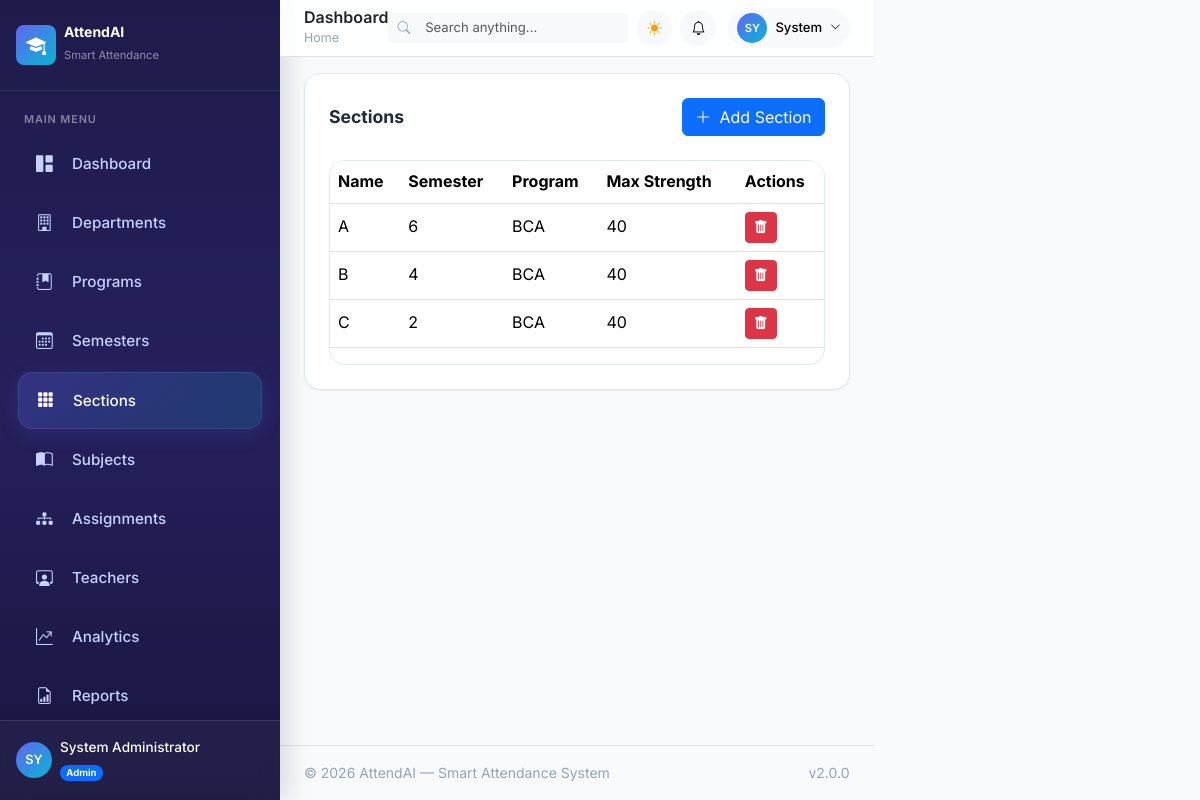
Screenshot of /admin/sections (signed in) with the database file from the repository.
### app/models/user.py (models this page shows, shortened)
class User(UserMixin, db.Model):
    __tablename__ = 'users'
    id = db.Column(db.Integer, primary_key=True)
    email = db.Column(db.String(120), unique=True, nullable=False, index=True)
    password_hash = db.Column(db.String(256), nullable=False)
    full_name = db.Column(db.String(100), nullable=False)
    phone = db.Column(db.String(20), nullable=True)
    avatar = db.Column(db.String(255), nullable=True)
    role = db.Column(db.String(20), nullable=False, default='teacher') # 'admin', 'teacher', 'student'
    is_active = db.Column(db.Boolean, default=True, nullable=False)
    created_at = db.Column(db.DateTime, default=datetime.utcnow, nullable=False)
    last_login = db.Column(db.DateTime, nullable=True)
    theme_preference = db.Column(db.String(10), default='light', nullable=False)

### app/models/academic.py (models this page shows, shortened)
class Section(db.Model):
    __tablename__ = 'sections'
    id = db.Column(db.Integer, primary_key=True)
    semester_id = db.Column(db.Integer, db.ForeignKey('semesters.id'), nullable=False)
    name = db.Column(db.String(10), nullable=False)  # e.g., "A", "B"
    max_strength = db.Column(db.Integer, default=60, nullable=False)
    is_active = db.Column(db.Boolean, default=True, nullable=False)
    students = db.relationship('Student', backref='section', lazy='dynamic')
    section_subjects = db.relationship('SectionSubject', backref='section', lazy='dynamic', cascade='all, delete-orphan')

class Semester(db.Model):
    __tablename__ = 'semesters'
    id = db.Column(db.Integer, primary_key=True)
    program_id = db.Column(db.Integer, db.ForeignKey('programs.id'), nullable=False)
    number = db.Column(db.Integer, nullable=False)
    label = db.Column(db.String(50), nullable=False)  # e.g., "Semester 1", "Semester 2"
    is_active = db.Column(db.Boolean, default=True, nullable=False)
    sections = db.relationship('Section', backref='semester', lazy='dynamic', cascade='all, delete-orphan')

class Program(db.Model):
    __tablename__ = 'programs'
    id = db.Column(db.Integer, primary_key=True)
    department_id = db.Column(db.Integer, db.ForeignKey('departments.id'), nullable=False)
    name = db.Column(db.String(100), nullable=False)
    code = db.Column(db.String(20), unique=True, nullable=False)
    duration_years = db.Column(db.Integer, default=4, nullable=False)
    is_active = db.Column(db.Boolean, default=True, nullable=False)
    created_at = db.Column(db.DateTime, default=datetime.utcnow, nullable=False)
    semesters = db.relationship('Semester', backref='program', lazy='dynamic', cascade='all, delete-orphan')

### app/blueprints/admin.py (the view)
@admin_bp.route('/sections')
@login_required
@admin_required
def sections():
    sections_list = Section.query.filter_by(is_active=True).all()
    semesters = Semester.query.filter_by(is_active=True).all()
    return render_template('admin/sections.html', sections=sections_list,semesters=semesters)

### app/blueprints/auth.py (called while the page is built)
@login_manager.user_loader
def load_user(user_id):
    return User.query.get(int(user_id))

### app/services/notification_service.py (called while the page is built)
def get_unread_count(user_id):
    return Notification.query.filter_by(user_id=user_id, is_read=False).count()

### app/templates/admin/sections.html (shortened to what this page needs)
{% extends "base.html" %}
{% block content %}
<div class="card p-4">
    <div class="d-flex justify-content-between align-items-center mb-4">
        <h4 class="fw-bold mb-0">
            Sections
        </h4>
        <button class="btn btn-primary"
                data-bs-toggle="modal"
                data-bs-target="#addSectionModal">
            <i class="bi bi-plus-lg me-1"></i>
            Add Section
        </button>
    </div>
    <div class="table-responsive">
        <table class="table table-hover align-middle">
            <thead>
                <tr>
                    <th>Name</th>
                    <th>Semester</th>
                    <th>Program</th>
                    <th>Max Strength</th>
                    <th>Actions</th>
                </tr>
            </thead>
            <tbody>
                {% for s in sections %}
                <tr>
                    <td>{{ s.name }}</td>
                    <td>{{ s.semester.number }}</td>
                    <td>{{ s.semester.program.code }}</td>
                    <td>{{ s.max_strength }}</td>
                    <td>
                        <form method="POST"action="{{ url_for('admin.delete_section',section_id=s.id) }}"onsubmit="return confirm('Delete this section?');">
                            <button class="btn btn-danger btn-sm">
                                <i class="bi bi-trash-fill"></i>
                            </button>
                        </form>
                    </td>
                </tr>
                {% endfor %}
            </tbody>
        </table>
    </div>
</div>
{% endblock %}

### app/templates/components/sidebar.html (shortened to what this page needs)
<aside class="app-sidebar" id="appSidebar">
    <div class="sidebar-brand d-flex align-items-center gap-2 px-3 py-4">
        <div class="brand-icon d-flex align-items-center justify-content-center rounded-3" style="width:40px;height:40px;background:linear-gradient(135deg,#6366f1,#06b6d4);">
            <i class="bi bi-mortarboard-fill text-white fs-5"></i>
        </div>
        <div class="brand-text">
            <h6 class="mb-0 text-white fw-bold">AttendAI</h6>
            <small class="text-white-50" style="font-size:0.7rem;">Smart Attendance</small>
        </div>
    </div>
    <nav class="sidebar-nav flex-grow-1 px-2 py-2">
        <div class="nav-section">
            <span class="nav-section-label text-uppercase text-white-50 px-3 mb-2 d-block" style="font-size:0.65rem;letter-spacing:0.08em;">Main Menu</span>
            {% if current_user.role == 'admin' %}
            <a href="{{ url_for('admin.dashboard') }}" class="sidebar-link {{ 'active' if request.endpoint == 'admin.dashboard' }}">
                <i class="bi bi-grid-1x2-fill"></i><span>Dashboard</span>
            </a>
            <a href="{{ url_for('admin.departments') }}" class="sidebar-link {{ 'active' if request.endpoint == 'admin.departments' }}">
                <i class="bi bi-building"></i><span>Departments</span>
            </a>
            <a href="{{ url_for('admin.programs') }}" class="sidebar-link {{ 'active' if request.endpoint == 'admin.programs' }}">
                <i class="bi bi-journal-bookmark-fill"></i><span>Programs</span>
            </a>
            <a href="{{ url_for('admin.semesters') }}"
                class="sidebar-link {{ 'active' if request.endpoint == 'admin.semesters' }}">
                <i class="bi bi-calendar3"></i>
                <span>Semesters</span>
            </a>
            <a href="{{ url_for('admin.sections') }}"
                class="sidebar-link {{ 'active' if request.endpoint == 'admin.sections' }}">
                <i class="bi bi-grid-3x3-gap-fill"></i>
                <span>Sections</span>
            </a>
            <a href="{{ url_for('admin.subjects') }}" class="sidebar-link {{ 'active' if request.endpoint == 'admin.subjects' }}">
                <i class="bi bi-book-half"></i><span>Subjects</span>
            </a>
            <a href="{{ url_for('admin.assignments') }}"class="sidebar-link {{ 'active' if request.endpoint == 'admin.assignments' }}">
                <i class="bi bi-diagram-3-fill"></i>
                <span>Assignments</span>
            </a>
            <a href="{{ url_for('admin.teachers') }}" class="sidebar-link {{ 'active' if request.endpoint == 'admin.teachers' }}">
                <i class="bi bi-person-workspace"></i><span>Teachers</span>
            </a>
            <a href="{{ url_for('analytics.dashboard') }}" class="sidebar-link {{ 'active' if request.endpoint == 'analytics.dashboard' }}">
                <i class="bi bi-graph-up-arrow"></i><span>Analytics</span>
            </a>
            <a href="{{ url_for('reports.index') }}" class="sidebar-link {{ 'active' if request.endpoint == 'reports.index' }}">
                <i class="bi bi-file-earmark-bar-graph"></i><span>Reports</span>
            </a>
            {% endif %}
        </div>
    </nav>
    <div class="sidebar-user px-3 py-3 border-top border-white border-opacity-10">
        <div class="d-flex align-items-center gap-2">
            <div class="user-avatar d-flex align-items-center justify-content-center rounded-circle flex-shrink-0" style="width:36px;height:36px;background:linear-gradient(135deg,#6366f1,#06b6d4);font-size:0.8rem;font-weight:600;color:#fff;">
                {{ current_user.full_name[:2]|upper if current_user.full_name else 'U' }}
            </div>
            <div class="overflow-hidden">
                <div class="text-white text-truncate fw-medium" style="font-size:0.85rem;">{{ current_user.full_name or 'User' }}</div>
                <span class="badge rounded-pill {% if current_user.role == 'admin' %}bg-primary{% elif current_user.role == 'teacher' %}bg-info{% else %}bg-success{% endif %}" style="font-size:0.6rem;">
                    {{ current_user.role|capitalize }}
                </span>
            </div>
        </div>
    </div>
</aside>

### app/templates/components/navbar.html (shortened to what this page needs)
<header class="app-navbar sticky-top bg-white border-bottom px-4 py-2 d-flex align-items-center justify-content-between" style="z-index:1020;backdrop-filter:blur(12px);background:rgba(255,255,255,0.85)!important;">
    <div class="d-flex align-items-center gap-3">
        <div>
            <h5 class="mb-0 fw-semibold text-dark">{% block page_title %}Dashboard{% endblock %}</h5>
            <nav aria-label="breadcrumb" class="d-none d-md-block">
                <ol class="breadcrumb mb-0" style="font-size:0.78rem;">
                    <li class="breadcrumb-item"><a href="#" class="text-decoration-none text-muted">Home</a></li>
                </ol>
            </nav>
        </div>
    </div>
    <div class="d-flex align-items-center gap-2">
        {% if current_user.role == 'admin' %}
        <div class="input-group input-group-sm d-none d-xl-flex" style="width:240px;">
            <span class="input-group-text bg-light border-end-0 border-light"><i class="bi bi-search text-muted" style="font-size:0.8rem;"></i></span>
            <input type="text" class="form-control form-control-sm bg-light border-start-0 border-light" placeholder="Search anything..." id="globalSearch" style="font-size:0.82rem;">
        </div>
        {% endif %}
        <button class="btn btn-light btn-sm rounded-circle d-flex align-items-center justify-content-center" style="width:36px;height:36px;" onclick="toggleTheme()" id="themeToggleBtn" aria-label="Toggle theme">
            <i class="bi bi-sun-fill text-warning" id="themeIcon"></i>
        </button>
        <div class="dropdown">
            <button class="btn btn-light btn-sm rounded-circle d-flex align-items-center justify-content-center position-relative" style="width:36px;height:36px;" data-bs-toggle="dropdown" data-bs-auto-close="outside" aria-expanded="false" aria-label="Notifications">
                <i class="bi bi-bell"></i>
            </button>
        </div>
        <div class="dropdown ms-1">
            <button class="btn btn-light btn-sm rounded-pill d-flex align-items-center gap-2 px-2 py-1" data-bs-toggle="dropdown" aria-expanded="false">
                <div class="d-flex align-items-center justify-content-center rounded-circle" style="width:30px;height:30px;background:linear-gradient(135deg,#6366f1,#06b6d4);font-size:0.7rem;font-weight:600;color:#fff;">
                    {{ current_user.full_name[:2]|upper if current_user.full_name else 'U' }}
                </div>
                <span class="d-none d-md-inline fw-medium" style="font-size:0.82rem;">{{ current_user.full_name.split(' ')[0] if current_user.full_name else 'User' }}</span>
                <i class="bi bi-chevron-down" style="font-size:0.65rem;"></i>
            </button>
        </div>
    </div>
</header>

### app/static/css/main.css (style rules this page uses)
:root { --primary: #6366f1; --primary-rgb: 99, 102, 241; --primary-light: #818cf8; --primary-dark: #4f46e5; --primary-darker: #3730a3; --accent: #06b6d4; --accent-rgb: 6, 182, 212; --accent-light: #22d3ee; --success: #10b981; --success-rgb: 16, 185, 129; --warning: #f59e0b; --warning-rgb: 245, 158, 11; --danger: #ef4444; --danger-rgb: 239, 68, 68; --bg-primary: #f8fafc; --bg-secondary: #f1f5f9; --bg-card: #ffffff; --bg-sidebar: #1e1b4b; --bg-sidebar-hover: #312e81; --bg-sidebar-active: #3730a3; --text-primary: #1e293b; --text-secondary: #64748b; --text-muted: #94a3b8; --text-sidebar: #c7d2fe; --text-sidebar-active: #ffffff; --border-color: #e2e8f0; --border-light: #f1f5f9; --shadow-sm: 0 1px 2px rgba(0, 0, 0, 0.05); --shadow-md: 0 4px 6px -1px rgba(0, 0, 0, 0.1), 0 2px 4px -2px rgba(0, 0, 0, 0.1); --shadow-lg: 0 10px 15px -3px rgba(0, 0, 0, 0.1), 0 4px 6px -4px rgba(0, 0, 0, 0.1); --shadow-xl: 0 20px 25px -5px rgba(0, 0, 0, 0.1), 0 8px 10px -6px rgba(0, 0, 0, 0.1); --radius-sm: 8px; --radius-md: 12px; --radius-lg: 16px; --radius-xl: 24px; --glass-bg: rgba(255, 255, 255, 0.7); --glass-border: rgba(255, 255, 255, 0.3); --transition-fast: 150ms ease; --transition-base: 250ms ease; --transition-slow: 350ms ease; --font-sans: 'Inter', -apple-system, BlinkMacSystemFont, 'Segoe UI', sans-serif; --font-mono: 'JetBrains Mono', monospace; --sidebar-width: 280px; --sidebar-collapsed-width: 80px; --navbar-height: 70px; }
*, *::before, *::after { box-sizing: border-box; margin: 0; padding: 0; }
html { scroll-behavior: smooth; font-size: 16px; }
body { font-family: var(--font-sans); background: var(--bg-primary); color: var(--text-primary); line-height: 1.6; transition: background var(--transition-base), color var(--transition-base); -webkit-font-smoothing: antialiased; -moz-osx-font-smoothing: grayscale; }
a { color: var(--primary); text-decoration: none; transition: color var(--transition-fast); }
button { font-family: inherit; }
.app-body { display: flex; min-height: 100vh; }
.sidebar-brand { padding: 24px 20px; display: flex; align-items: center; gap: 12px; border-bottom: 1px solid rgba(255, 255, 255, 0.1); flex-shrink: 0; }
.sidebar-nav { flex: 1; padding: 16px 12px; overflow-y: auto; }
.sidebar-user { display: flex; align-items: center; gap: 12px; }
h4 { font-size: 1.1rem; font-weight: 600; line-height: 1.4; color: var(--text-primary); }
h5 { font-size: 1rem; font-weight: 600; color: var(--text-primary); }
h6 { font-size: 0.875rem; font-weight: 600; color: var(--text-primary); }
.text-muted { color: var(--text-muted) !important; }
.text-warning { color: var(--warning) !important; }
small, .text-sm { font-size: 0.875rem; }
* { scrollbar-width: thin; scrollbar-color: rgba(var(--primary-rgb), 0.3) transparent; }
.d-flex { display: flex; }
.d-none { display: none; }
.d-block { display: block; }
.overflow-hidden { overflow: hidden; }
.position-relative { position: relative; }
.app-sidebar { width: var(--sidebar-width); background: linear-gradient( 180deg, #1e1b4b 0%, #25205c 50%, #18153f 100% ); height: 100vh; position: fixed; left: 0; top: 0; z-index: 1000; display: flex; flex-direction: column; box-shadow: 6px 0 24px rgba(15, 23, 42, 0.15); }
.sidebar-brand { border-bottom: 1px solid rgba(255,255,255,0.08); min-height: 80px; }
.sidebar-nav { flex: 1; overflow-y: auto !important; overflow-x: hidden; min-height: 0; padding-top: 8px; }
.sidebar-link { display: flex; align-items: center; gap: 14px; color: var(--text-sidebar); padding: 14px 18px; margin: 4px 10px; border-radius: 14px; font-size: 0.95rem; font-weight: 500; transition: all 0.25s ease; text-decoration: none; }
.sidebar-link i { width: 22px; font-size: 1.05rem; flex-shrink: 0; }
.sidebar-link span { white-space: nowrap; }
.sidebar-link.active { background: linear-gradient( 135deg, rgba(99,102,241,0.25), rgba(6,182,212,0.18) ); color: #fff; border: 1px solid rgba(255,255,255,0.08); box-shadow: 0 6px 20px rgba(99,102,241,0.15); }
.nav-section-label { color: rgba(255,255,255,0.45) !important; font-size: 0.68rem !important; font-weight: 600; margin-top: 12px; }
.sidebar-user { background: rgba(255,255,255,0.04); backdrop-filter: blur(10px); }

### rows the page displays
User: full_name "SY", full_name "System Administrator", role "Admin", full_name "System"
Section: name "A", semester.number "6", semester.program.code "BCA", max_strength "40"
Section: name "B", semester.number "4", semester.program.code "BCA", max_strength "40"
Section: name "C", semester.number "2", semester.program.code "BCA", max_strength "40"
